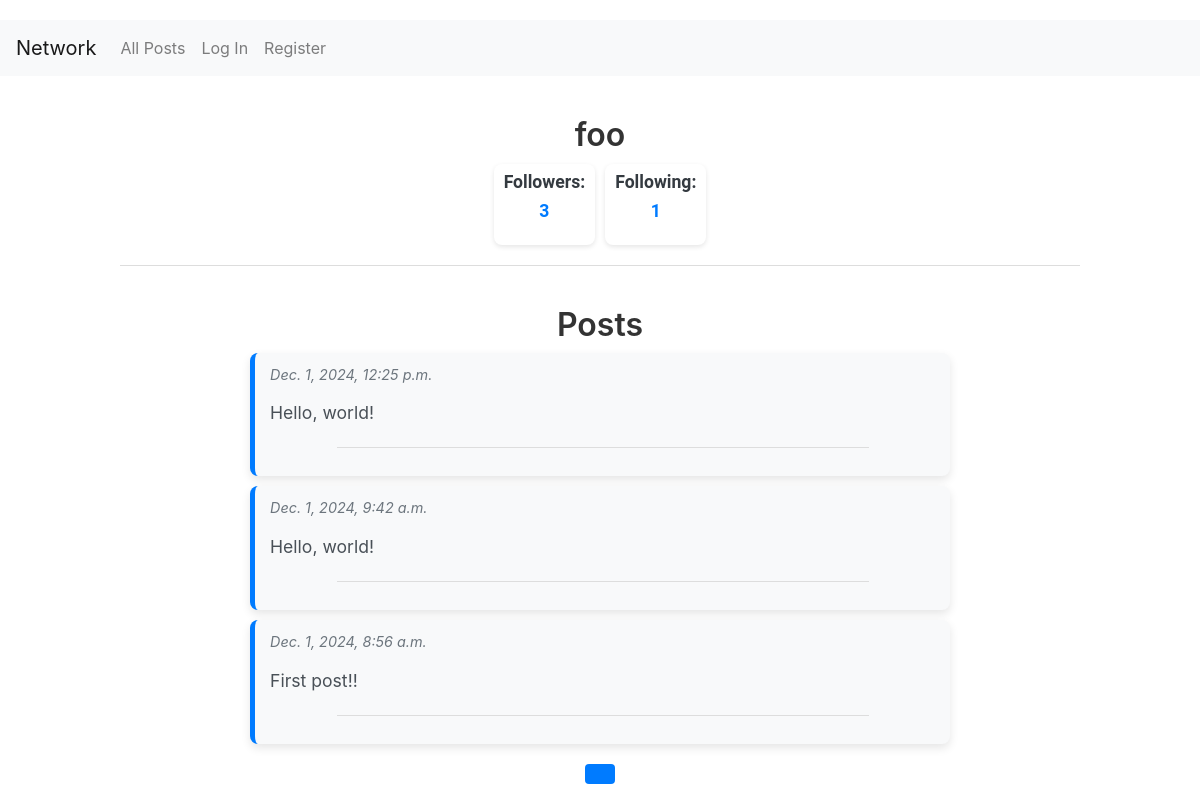
The app's page /profile/foo/ with its own data.
### network/models.py (models this page shows, shortened)
class User(AbstractUser):
    followers = models.ManyToManyField('self', symmetrical=False, related_name="following", blank=True)
    def follower_count(self):
        return self.followers.count()
    def following_count(self):
        return self.following.count()

class Post(models.Model):
    user = models.ForeignKey(User, on_delete=models.CASCADE, related_name="posts")
    content = models.TextField()
    timestamp = models.DateTimeField(default=now)
    likes = models.ManyToManyField(User, blank=True, related_name="liked_posts")  # Users who liked this post

### network/views.py (the view)
# urls.py: path("profile/<str:username>", views.profile, name="profile"),
def profile(request, username):
    profile_user = get_object_or_404(User, username=username)
    posts = Post.objects.filter(user=profile_user).order_by("-timestamp")
    is_following = profile_user in request.user.following.all() if request.user.is_authenticated else False
    for post in posts:
        post.content = replace_mentions_with_links(post.content)
    paginator = Paginator(posts, 10)  # Show 10 posts per page
    page_number = request.GET.get('page')
    page_obj = paginator.get_page(page_number)
    return render(request, "network/profile.html", {
        "profile_user": profile_user,
        "posts": page_obj,
        "is_following": is_following
    })

### network/views.py (called while the page is built)
def replace_mentions_with_links(content):
    pattern = r'@(\w+)'  # Matches @username
    def repl(match):
        username = match.group(1)
        try:
            user = User.objects.get(username=username)
            return f'<a href="/profile/{user.username}">@{username}</a>'
        except User.DoesNotExist:
            return match.group(0)  # If the user doesn't exist, keep the mention as plain text
    return re.sub(pattern, repl, content)

### network/templates/network/profile.html (shortened to what this page needs)
{% extends "network/layout.html" %}
{% block body %}
    <h2>{{ profile_user.username }}</h2>
    <div class="profile-info">
        <div class="profile-stat">
            <p><strong>Followers:</strong> <span id="follower-count">{{ profile_user.follower_count }}</span></p>
        </div>
        <div class="profile-stat">
            <p><strong>Following:</strong> {{ profile_user.following_count }}</p>
        </div>
    </div>
    <hr>
    <h4>Posts</h4>
    {% for post in posts %}
        <div class="post">
            <small class="text-muted">{{ post.timestamp }}</small>
            <p class="post-content">{% autoescape off %}{{ post.content|safe }}{% endautoescape %}</p>
            <hr>
        </div>
    {% endfor %}
    <nav>
        <ul class="pagination">
            <li class="page-item active">
                <span class="page-link">{{ page_obj.number }}</span>
            </li>
        </ul>
    </nav>
{% endblock %}

### network/static/network/styles.css (style rules this page uses)
h4, h2 { text-align: center; font-size: 2em; font-weight: 600; margin-top: 40px; color: #333; }
hr { margin-top: 30px; border-top: 1px solid #ddd; width: 80%; margin: 20px auto; }
.post { background-color: #f8f9fa; border-radius: 8px; padding: 8px 15px; margin-bottom: 10px; box-shadow: 0 4px 10px rgba(0, 0, 0, 0.1); transition: box-shadow 0.3s ease, transform 0.3s ease; max-width: 700px; margin-left: auto; margin-right: auto; border-left: 5px solid #007bff; line-height: 1.3; }
.post p, .post .like-count { margin-bottom: 5px; }
.post .post-content { margin-bottom: 8px; }
.post small { display: block; font-size: 0.9em; color: #6c757d; margin-top: 5px; font-style: italic; }
.post-content { font-size: 1.1em; line-height: 1.6; color: #495057; margin-top: 15px; }
nav { display: flex; justify-content: center; margin: 20px 0; }
.pagination { list-style: none; display: flex; gap: 10px; padding: 0; margin: 0; }
.page-item { border-radius: 5px; }
.page-item.active .page-link { background-color: #007bff; color: white; border: none; }
.page-link { display: block; padding: 10px 15px; text-decoration: none; color: #007bff; font-weight: bold; border-radius: 5px; transition: background-color 0.3s ease, color 0.3s ease; }
.profile-info { display: flex; justify-content: center; margin-top: 10px; font-family: 'Roboto', sans-serif; font-size: 1.1rem; }
.profile-stat { text-align: center; background-color: #ffffff; padding: 5px 10px; border-radius: 8px; box-shadow: 0 2px 5px rgba(0, 0, 0, 0.1); margin: 0 5px; width: auto; transition: transform 0.3s ease, box-shadow 0.3s ease; }
.profile-stat strong { display: block; font-weight: 600; color: #343a40; margin-bottom: 2px; }
.profile-stat p { font-weight: 600; color: #007bff; }

### records on screen
User: username "foo", follower_count "3", following_count "1"
Post: timestamp "Dec. 1, 2024, 12:25 p.m.", content "Hello, world!"
Post: timestamp "Dec. 1, 2024, 9:42 a.m.", content "Hello, world!"
Post: timestamp "Dec. 1, 2024, 8:56 a.m.", content "First post!!"
